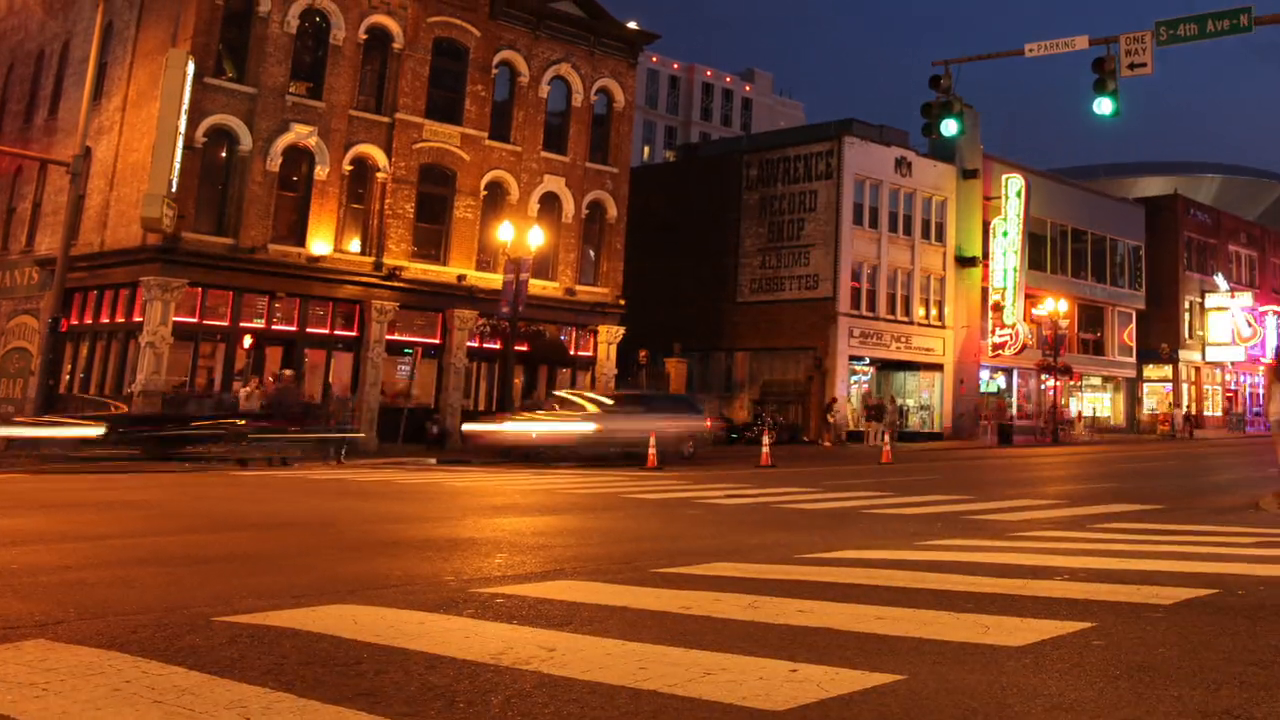
#> input picture frame 14 of week1/04.mp4, 1280 x 720 px, given in place of 03.mp4, which was not available
$ python homework.py
#> lines starting #> are read from the running program, lines starting #| are printed output that depends on the picture; pictures that were not available may be replaced by others from this repository, and a replacement may not be noted
import cv2

cap = cv2.VideoCapture('/Users/yangseongjin/Desktop/DeepLearningSparta/week1/03.mp4')

while True:
    ret, img = cap.read()
#> img is the input picture: shape (720, 1280, 3); mean B, G, R 35.2, 62.5, 120.5

    if not ret:
        break


    cropped_img = img[183:465, 721:878]
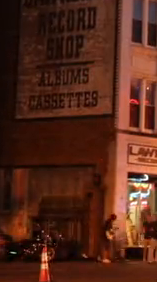
#> cropped_img: shape (282, 157, 3); mean B, G, R 25.1, 40, 84
    cropped_img = cv2.cvtColor(cropped_img, cv2.COLOR_RGB2GRAY)
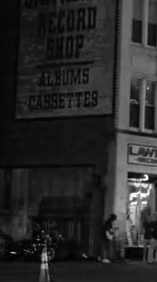
#> cropped_img: shape (282, 157); min 0, max 255, mean 40.5
    # cropped_img = img[721:878, 183:465]
    # img = img[100:500, 150:650]
    cv2.imshow('cropped_img', cropped_img)
    cv2.imshow('result', img)

    if cv2.waitKey(1) == ord('q'):
#> (key q is pressed here)
        break

$ run again, starting later in the video
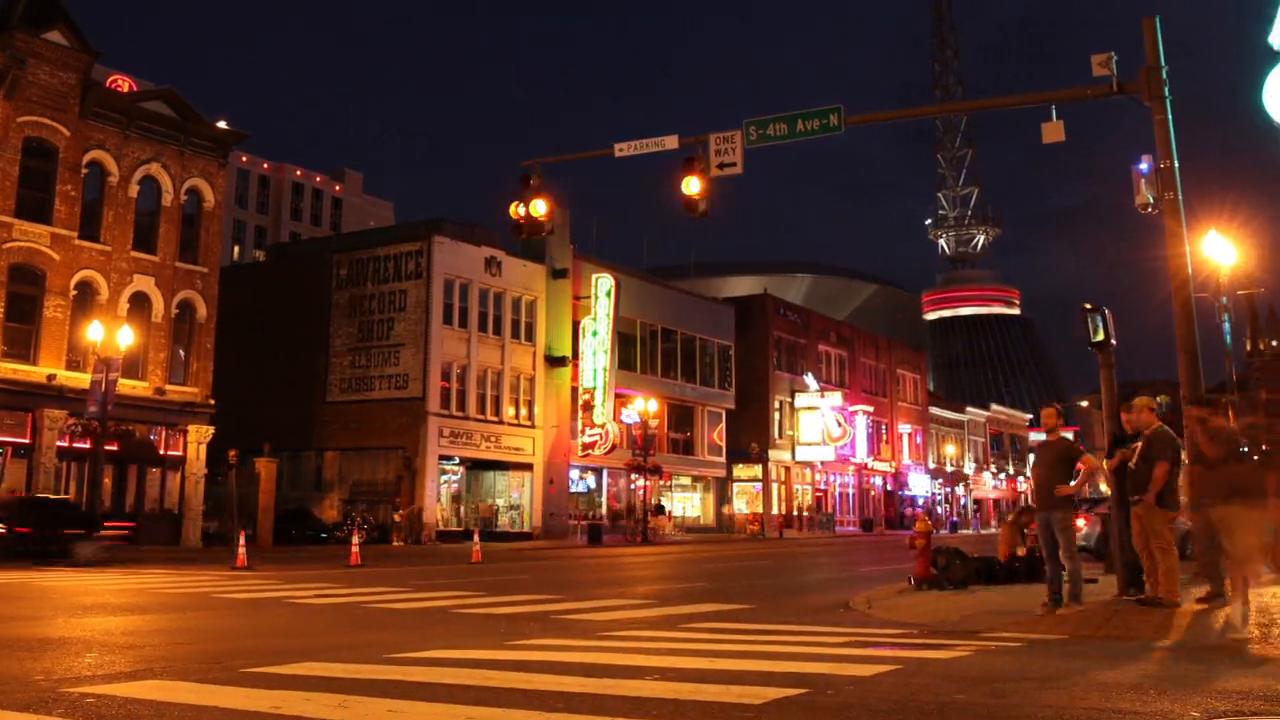
#> input picture frame 115 of week1/04.mp4, 1280 x 720 px, given in place of 03.mp4, which was not available
#> img is the input picture: shape (720, 1280, 3); mean B, G, R 31, 48.3, 91.9
#> `cropped_img = img[183:465, 721:878]`:
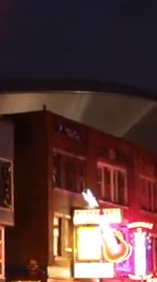
#> cropped_img: shape (282, 157, 3); mean B, G, R 53.3, 55.7, 86.7
#> `cropped_img = cv2.cvtColor(cropped_img, cv2.COLOR_RGB2GRAY)`:
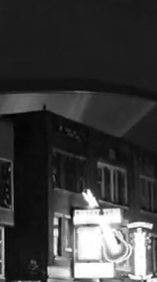
#> cropped_img: shape (282, 157); min 2, max 255, mean 58.5
